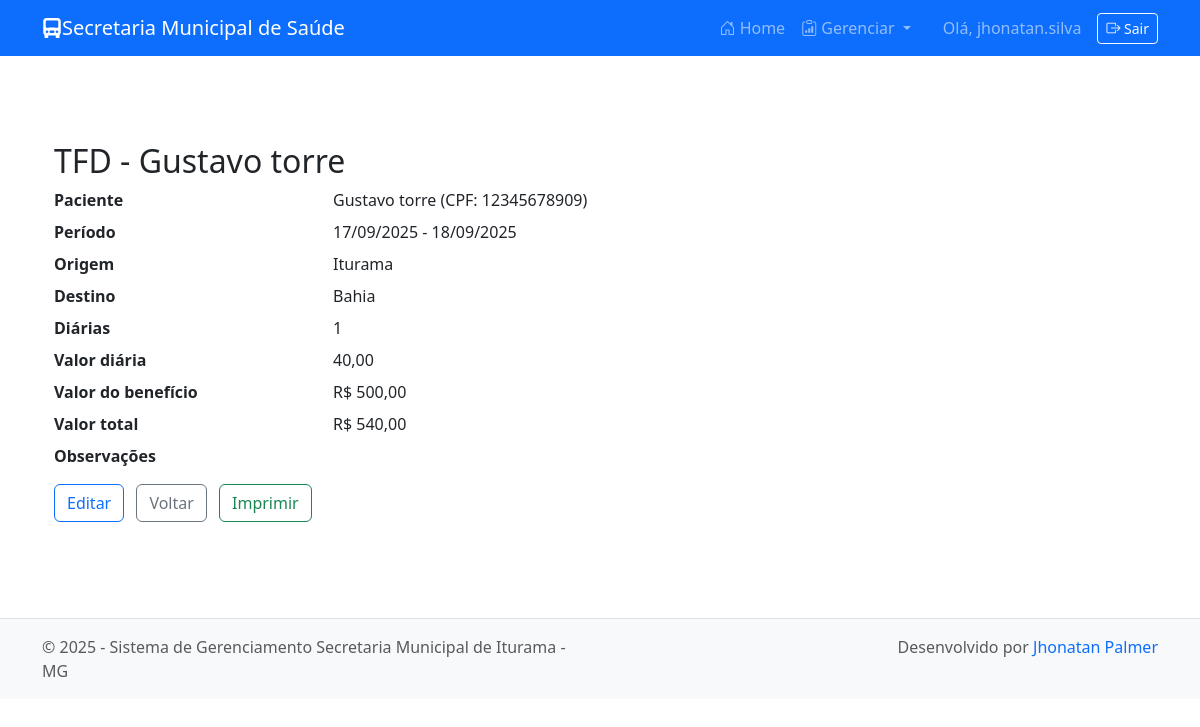
The page /tfd/6/ (signed in) on the database its author committed.
### tfd/models.py (models this page shows, shortened)
class TFD(models.Model):
	paciente = models.ForeignKey(
		'pacientes.Paciente', on_delete=models.SET_NULL, null=True, blank=True,
		help_text='Opcional: vincular a um paciente já cadastrado')
	paciente_nome = models.CharField('Nome do paciente', max_length=150)
	paciente_cpf = models.CharField('CPF', max_length=14, blank=True, null=True)
	paciente_cns = models.CharField('CNS', max_length=20, blank=True, null=True)
	paciente_endereco = models.TextField('Endereço', max_length=300, blank=True)
	paciente_telefone = models.CharField('Telefone', max_length=30, blank=True)
	cidade_origem = models.CharField('Cidade de origem', max_length=100, default='Iturama', editable=False)
	cidade_destino = models.CharField('Cidade de destino', max_length=150, blank=True)
	data_inicio = models.DateField('Data início', null=True, blank=True)
	data_fim = models.DateField('Data fim', null=True, blank=True)
	numero_diarias = models.PositiveIntegerField('Número de diárias', default=1)
	valor_diaria = models.DecimalField('Valor da diária', max_digits=10, decimal_places=2)
	valor_beneficio = models.DecimalField('Valor do benefício', max_digits=12, decimal_places=2, default=0)
	valor_total = models.DecimalField('Valor total', max_digits=12, decimal_places=2)
	observacoes = models.TextField('Observações', blank=True)
	criado_em = models.DateTimeField(auto_now_add=True)
	atualizado_em = models.DateTimeField(auto_now=True)
	class Meta:
		verbose_name = 'TFD'
		verbose_name_plural = 'TFD'
		ordering = ['-data_inicio', '-criado_em']

### pacientes/models.py (models this page shows, shortened)
class Paciente(models.Model):
    nome = models.CharField(max_length=150)
    cpf = models.CharField(max_length=11, blank=True, null=True, unique=True, validators=[validate_cpf])
    cns = models.CharField(max_length=15, blank=True, null=True)
    data_nascimento = models.DateField()
    endereco = models.TextField(max_length=30)
    telefone = models.CharField(max_length=20, blank=True)

### tfd/views.py (the view)
# urls.py: path('<int:pk>/', views.TFDDetailView.as_view(), name='tfd-detail'),  # detalhe
class TFDDetailView(LoginRequiredMixin, DetailView):
    login_url = '/accounts/login/'
    model = TFD
    template_name = 'tfd/tfd_detail.html'
    context_object_name = 'tfd'

### tfd/templatetags/currency_filters.py (called while the page is built)
@register.filter
def br_currency(value):
    try:
        v = float(value)
    except Exception:
        return value
    s = f"{v:,.2f}"
    s = s.replace(',', 'X').replace('.', ',').replace('X', '.')
    return f"R$ {s}"

### tfd/templates/tfd/tfd_detail.html (shortened to what this page needs)
{% extends 'base.html' %}
{% load currency_filters %}
{% block content %}
<div class="container py-5">
    <h2>TFD - {% if tfd.paciente %}{{ tfd.paciente.nome }}{% else %}{{ tfd.paciente_nome }}{% endif %}</h2>
    <dl class="row">
        <dt class="col-sm-3">Paciente</dt>
    <dd class="col-sm-9">{% if tfd.paciente %}{{ tfd.paciente.nome }} (CPF: {{ tfd.paciente.cpf }}){% else %}{{ tfd.paciente_nome }} (CPF: {{ tfd.paciente_cpf }}){% endif %}</dd>
        <dt class="col-sm-3">Período</dt>
        <dd class="col-sm-9">
            {% if tfd.data_inicio %}{{ tfd.data_inicio|date:"d/m/Y" }}{% else %}—{% endif %}
            {% if tfd.data_fim and tfd.data_fim != tfd.data_inicio %} - {{ tfd.data_fim|date:"d/m/Y" }}{% endif %}
        </dd>
    <dt class="col-sm-3">Origem</dt>
    <dd class="col-sm-9">{{ tfd.cidade_origem }}</dd>
    <dt class="col-sm-3">Destino</dt>
    <dd class="col-sm-9">{{ tfd.cidade_destino }}</dd>
        <dt class="col-sm-3">Diárias</dt>
        <dd class="col-sm-9">{{ tfd.numero_diarias }}</dd>
        <dt class="col-sm-3">Valor diária</dt>
        <dd class="col-sm-9">{{ tfd.valor_diaria }}</dd>
        <dt class="col-sm-3">Valor do benefício</dt>
    <dd class="col-sm-9">{{ tfd.valor_beneficio|br_currency }}</dd>
        <dt class="col-sm-3">Valor total</dt>
    <dd class="col-sm-9">{{ tfd.valor_total|br_currency }}</dd>
        <dt class="col-sm-3">Observações</dt>
        <dd class="col-sm-9">{{ tfd.observacoes|linebreaks }}</dd>
    </dl>
    <a href="{% url 'tfd-edit' tfd.pk %}" class="btn btn-outline-primary">Editar</a>
    <a href="{% url 'tfd-list' %}" class="btn btn-outline-secondary ms-2">Voltar</a>
    <a href="{% url 'tfd-print' tfd.pk %}" target="_blank" class="btn btn-outline-success ms-2">Imprimir</a>
</div>
{% endblock %}

### secretaria_it/templates/base.html (shortened to what this page needs)
<!DOCTYPE html>
<html lang="pt-br">
<head>
    <link href="https://cdn.jsdelivr.net/npm/bootstrap@5.3.2/dist/css/bootstrap.min.css" rel="stylesheet" />
    <link href="https://cdn.jsdelivr.net/npm/bootstrap-icons@1.10.5/font/bootstrap-icons.css" rel="stylesheet" />
</head>
<body>
    <nav class="navbar navbar-expand-lg navbar-dark bg-primary fixed-top">
        <div class="container">
            <a class="navbar-brand" href="{% url 'dashboard' %}">
                <i class="bi bi-truck-front-fill"></i>Secretaria Municipal de Saúde
            </a>
            <div class="collapse navbar-collapse" id="navbarNav">
                <ul class="navbar-nav ms-auto">
                    <li class="nav-item">
                        <a class="nav-link" href="{% url 'dashboard' %}">
                            <i class="bi bi-house-door"></i> Home
                        </a>
                    </li>
                    {% if user.is_authenticated %}
                    <li class="nav-item dropdown">
                        <a class="nav-link dropdown-toggle" href="#" id="navDropdown" role="button" data-bs-toggle="dropdown" aria-expanded="false">
                            <i class="bi bi-clipboard-data"></i> Gerenciar
                        </a>
                    </li>
                    <li class="nav-item d-flex align-items-center ms-3">
                        <span class="nav-link mb-0">Olá, {{ user.get_full_name|default:user.username }}</span>
                        <form method="post" action="{% url 'logout' %}" class="d-inline ms-2 mb-0">
                            <button type="submit" class="btn btn-outline-light btn-sm">
                                <i class="bi bi-box-arrow-right"></i> Sair
                            </button>
                        </form>
                    </li>
                    {% else %}
                    <li class="nav-item">
                        <a class="nav-link" href="{% url 'login' %}"><i class="bi bi-box-arrow-in-right"></i> Login</a>
                    </li>
                    {% endif %}
                </ul>
            </div>
        </div>
    </nav>
    <main class="container mt-4">
        {% block content %}{% endblock %}
    </main>
    <footer>
        <div class="container">
            <div class="row text-muted">
                <div class="col-md-6 text-md-start mb-2 mb-md-0">
                    &copy; {{ year|default:"2025" }} - Sistema de Gerenciamento Secretaria Municipal de Iturama - MG
                </div>
                <div class="col-md-6 text-md-end">
                    Desenvolvido por <a href="https://www.instagram.com/jhonatan.babu/" target="_blank" class="text-decoration-none">Jhonatan Palmer</a>
                </div>
            </div>
        </div>
    </footer>
</body>
</html>

### secretaria_it/templates/base.html (style rules this page uses)
body { padding-top: 70px; }
footer { background-color: #f8f9fa; padding: 1rem 0; text-align: center; margin-top: 3rem; border-top: 1px solid #dee2e6; }

### rows shown on the page
TFD: paciente.nome "Gustavo torre", paciente.cpf "12345678909", data_inicio "17/09/2025", data_fim "18/09/2025", cidade_origem "Iturama", cidade_destino "Bahia", numero_diarias "1", valor_diaria "40,00", valor_beneficio|br_currency "R$ 500,00", valor_total|br_currency "R$ 540,00"

### other values the page prints
{{ user.get_full_name|default:user.username }} "jhonatan.silva"
{{ year|default:"2025" }} "2025"
